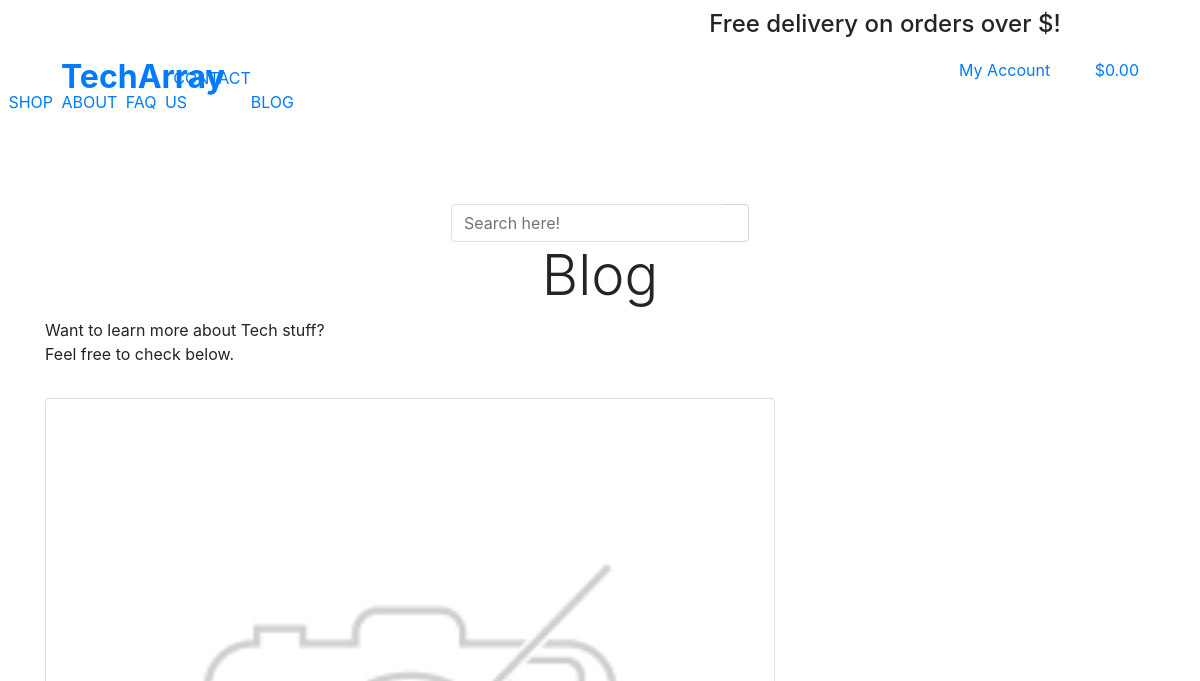
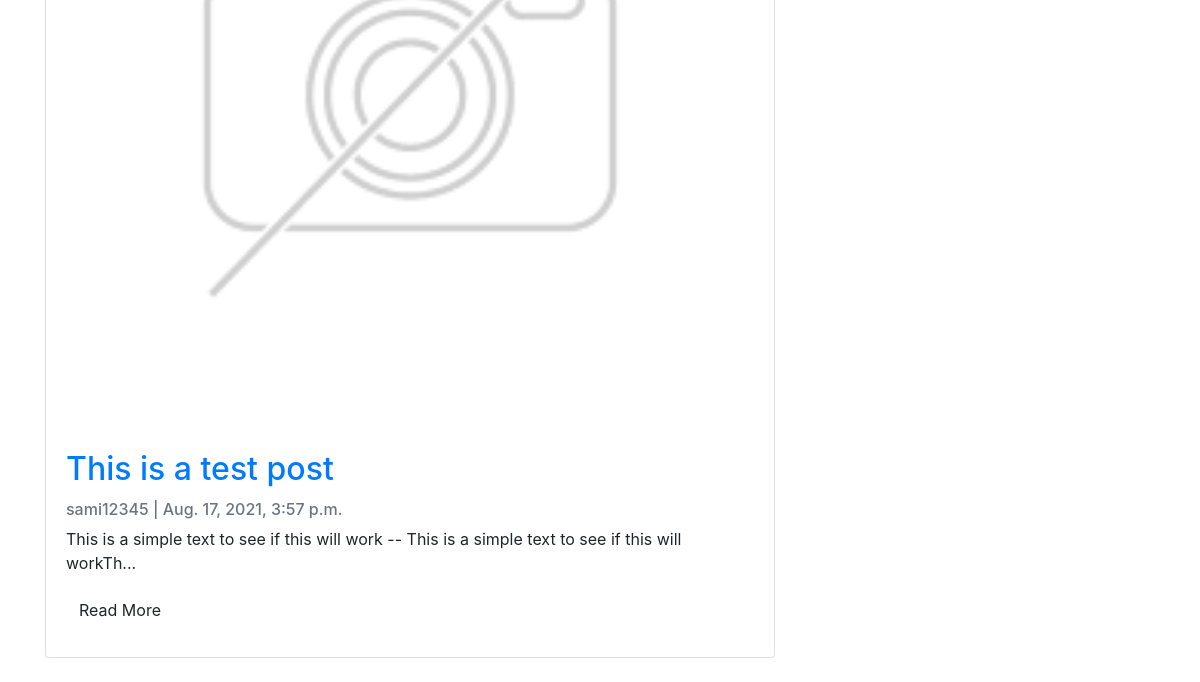
The page /blog/ on the database as committed earlier (2 pictures, top to bottom).
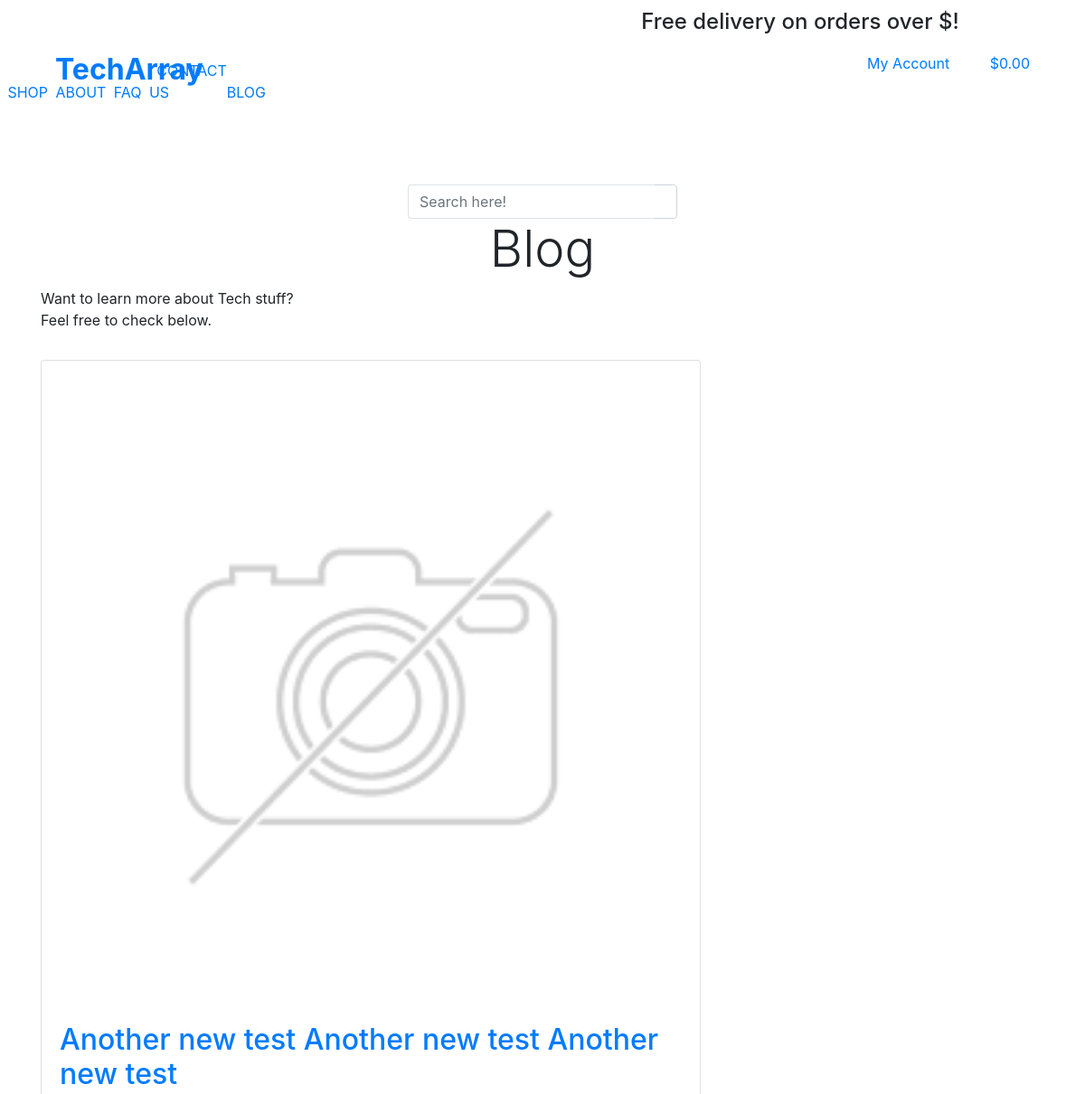
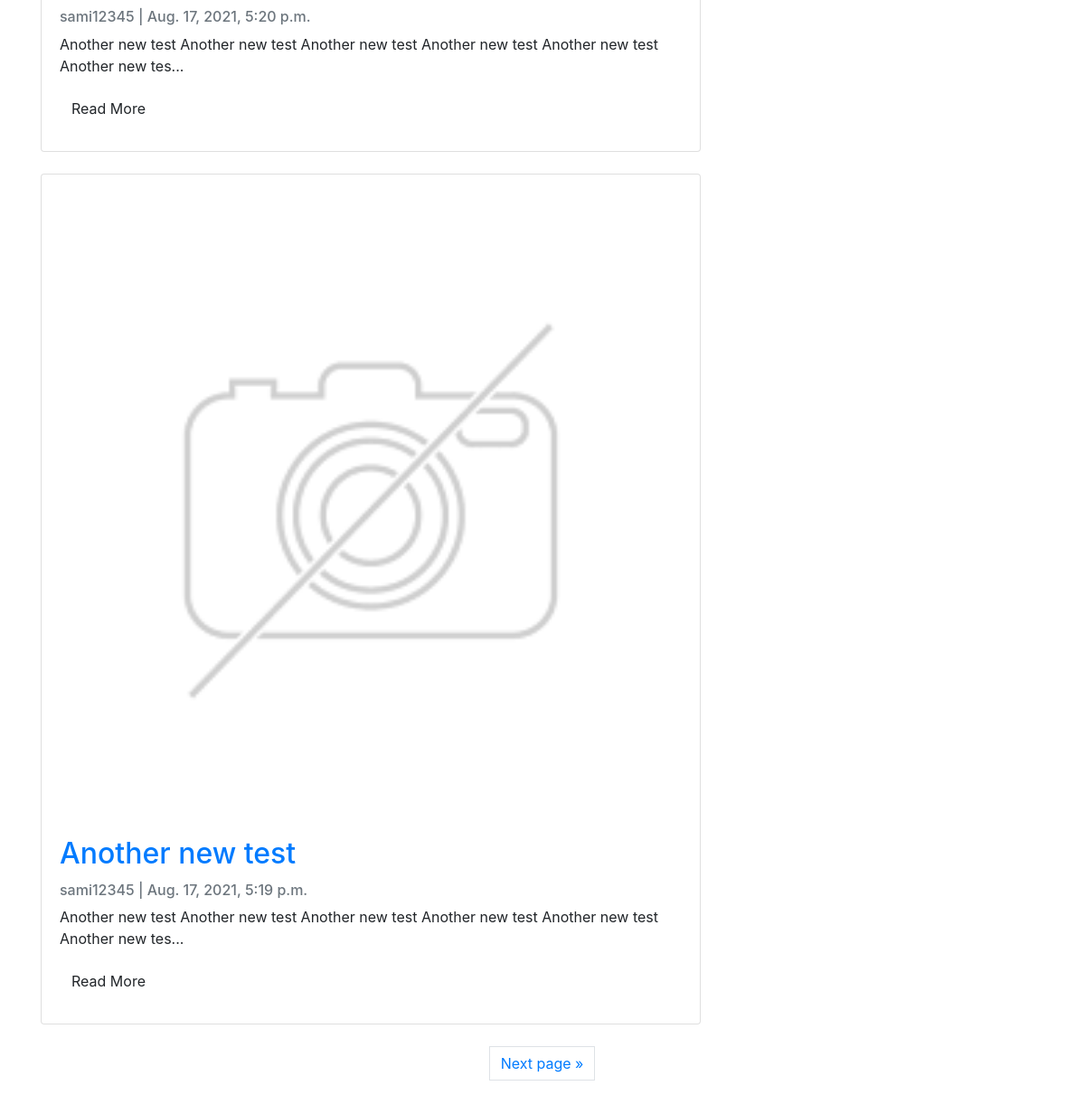
The same page on the database as committed later (2 pictures, top to bottom).
### blog/models.py (models this page shows, shortened)
class Post(models.Model):
    title = models.CharField(max_length=200, unique=True)
    slug = models.SlugField(max_length=200, unique=True)
    author = models.ForeignKey(User, on_delete= models.CASCADE,related_name='blog_posts')
    updated_on = models.DateTimeField(auto_now= True)
    content = models.TextField()
    created_on = models.DateTimeField(auto_now_add=True)
    status = models.IntegerField(choices=STATUS, default=0)
    image_url = models.URLField(max_length=1024, null=True, blank=True)
    image = models.ImageField(null=True, blank=True)
    class Meta:
        ordering = ['-created_on']

### blog/views.py (the view)
# urls.py: path('', views.all_posts, name='blog'),
def all_posts(request):
    post_list = Post.objects.filter(status=1).order_by('-created_on')
    paginator = Paginator(post_list, 2)
    page = request.GET.get('page')
    try:
        post_list = paginator.page(page)
    except PageNotAnInteger:
        post_list = paginator.page(1)
    except EmptyPage:
        post_list = paginator.page(paginator.num_pages)
    context = {
        'blog_page': 'active',
        'page': page,
        'post_list': post_list,
    }
    return render(request, 'blog/blog.html', context)

### bag/contexts.py (called while the page is built, shortened)
def bag_contents(request):
    bag_items = []
    total = 0
    product_count = 0
    bag = request.session.get('bag', {})
    if total < settings.FREE_DELIVERY_THRESHOLD:
        delivery = total * Decimal(settings.STANDARD_DELIVERY_PERCENTAGE / 100)
        free_delivery_delta = settings.FREE_DELIVERY_THRESHOLD - total
    else:
        delivery = 0
        free_delivery_delta = 0
    grand_total = delivery + total
    context = {
        'bag_items': bag_items,
        'total': total,
        'product_count': product_count,
        'delivery': delivery,
        'free_delivery_delta': free_delivery_delta,
        'free_delivery_threshold': settings.FREE_DELIVERY_THRESHOLD,
        'grand_total': grand_total,
    }
    return context

### blog/templates/blog/blog.html (shortened to what this page needs)
{% extends "base.html" %}
{% load static %}
{% block content %}
<div class="jumbotron-section">
    <div class="row">
        <div class="col-12">
            <div class="">
                <h1 class="display-4 text-center">Blog</h1>
            </div>
        </div>
    </div>
</div>
<div class="container">
    <div class="row">
        <div class="col-12">
            <p>
                Want to learn more about Tech stuff?<br>
                Feel free to check below.
            </p>
        </div>
    </div>
</div>
<div class="container">
    <div class="row">
        <div class="col-md-8 mt-3 left">
            {% for post in post_list %}
            <div class="card mb-4">
                <div class="card-body mt-2 mb-2">
                    <a href="{% url 'post_detail' post.slug  %}">
                        {% if post.image %}
                        <img class="card-img-top mb-3" src="{{ MEDIA_URL }}noimage.png" alt="{{ post.title }}" />
                    </a>
                    {% endif %}
                    <a href="{% url 'post_detail' post.slug  %}">
                        <h2 class="card-title">{{ post.title }}</h2>
                    </a>
                    <p class="card-text text-muted h6">
                        {{ post.author }} | {{ post.created_on}}
                    </p>
                    <p class="card-text">{{ post.content|safe|slice:":100" }}...</p>
                    <a href="{% url 'post_detail' post.slug  %}" class="btn btn-yellow">Read More</a>
                </div>
            </div>
            {% endfor %}
        </div>
    </div>
</div>
<div>
    {% if post_list.has_other_pages %}
    <div aria-label="Page navigation conatiner">
      <ul class="pagination justify-content-center">
        {% if post_list.has_next %}
        <li>
          <a href="?page={{ post_list.next_page_number }}" class="page-link btn-secondary">
            Next page &raquo;</a
          >
        </li>
        {% endif %}
      </ul>
    </div>
  </div>
  {% endif %}
{% endblock %}

### templates/base.html (shortened to what this page needs)
{% load static %}
<!doctype html>
<html lang="en">
  <head>
    {% block corecss %}
        <link rel="stylesheet" href="https://stackpath.bootstrapcdn.com/bootstrap/4.4.1/css/bootstrap.min.css">
    {% endblock %}
    {% block extra_css %}
      <link rel="stylesheet" href="https://stackpath.bootstrapcdn.com/bootstrap/4.4.1/css/bootstrap.min.css">
      <link rel="stylesheet" href="{% static 'css/base.css' %}">
    {% endblock %}
  </head>
  <body>
    <header>
      <div id="delivery-banner" class="container">
        <div class="row">
            <div class="social_icons col-sm-12 col-lg-6">
                <ul>
                    <li><a href="https://www.facebook.com/" target="blank"></a></li>
                    <li><a href="https://twitter.com/" target="blank"></a></li>
                    <li><a href="https://www.instagram.com/" target="blank"></a></li>
                    <li><a href="https://www.instagram.com/" target="blank"></a></li>
                </ul>
                </div>
            <div class="col-sm-12 col-lg-6">
                <h4 class="free-delivery-text">Free delivery on orders over ${{ free_delivery_treshold }}!</h4>
            </div>
        </div>
        </div>
        <nav class="autohide navbar-expand-lg">
            <ul class="nav-links_wannabe">
                <li class="font-white-color"><a href="{% url 'products' %}">Shop</a></li>
                <li class="font-white-color"><a href="#">About</a></li>
                <li class="{{ application_page }}"><a href="{% url 'accordion' %}">FAQ</a></li>
                <li class="font-white-color"><a href="{% url 'contact' %}">Contact Us</a></li>
                <li class="font-white-color {{ blog_page }}"><a href="{% url 'blog' %}">Blog</a></li>
            </ul>
        </nav>
        <div class="container">
            <div class="row">
                <div class="col-sm-12 col-lg-6">
                    <a href="{% url 'home' %}" class="nav-link main-logo-link">
                        <h2 class="logo-font text-black my-0"><strong>TechArray</strong></h2>
                    </a>
                </div>
                    <div class="col-sm-12 col-lg-6">
                        <ul class="list-inline list-unstyled text-center text-lg-right my-0">
                            <li class="list-inline-item dropdown">
                                <a class="text-black nav-link" href="#" id="user-options" data-toggle="dropdown" aria-haspopup="true" aria-expanded="false">
                                    <div class="text-center">
                                        <p class="my-0">My Account</p>
                                    </div>
                                </a>
                            </li>
                            <li class="list-inline-item">
                                <a class="{% if grand_total %}text-info font-weight-bold{% else %}text-black{% endif %} nav-link" href="{% url 'view_bag' %}">
                                    <div class="text-center">
                                        <p class="my-0">
                                            {% if grand_total %}
                                                ${{ grand_total|floatformat:2 }}
                                            {% else %}
                                                $0.00
                                            {% endif %}
                                        </p>
                                    </div>
                                </a>
                            </li>
                        </ul>
                    </div>
                </div>
            </div>
        <form method="GET" action="{% url 'products' %}" class="search-site-form">
            <div class="input-group">
                <input class="form-control py-2 border-right-0 border" name="q" type="search" placeholder="Search here!" id="example-search-input">
                <span class="input-group-append">
                    <div class="input-group-text bg-transparent"></div>
                </span>
            </div>
        </form>
    </header>
    {% block content %}
    {% endblock %}
  </body>
</html>

### static/css/base.css (style rules this page uses)
* { margin: 0; padding: 0; }
body { overflow-x: hidden; }
nav { height: 6rem; width: 200px; background-color: transparent; display: flex; position: fixed; z-index: 10; }
.nav-links_wannabe { display: flex; list-style: none; width: 88vw; padding: 0 0.7vw; justify-content: center; align-items: center; text-transform: uppercase; }
.nav-links_wannabe li a { text-decoration: none; margin: 0 0.7vw; }
.nav-links_wannabe li { position: relative; }
.nav-links_wannabe li a::before { content: ""; display: block; height: 3px; width: 0%; background-color: #61DAFB; position: absolute; transition: all ease-in-out 250ms; margin: 0 0 0 10%; }
.social_icons { text-align: center; padding-top: 10px; }
.social_icons ul li { list-style: none; display: inline-block; }
.social_icons ul li a { padding: 8px; color: #378bdf; }
.free-delivery-text { padding-top: 10px; text-align: center; }
.search-site-form { display: grid; align-items: center; justify-content: center; padding-top: 100px; }

Rows that differ between the two databases and show on the page:
no longer on this page (row unchanged): Post: title "This is a test post", author "sami12345", created_on "Aug. 17, 2021, 3:57 p.m.", content "This is a simple text to see if this will work -- This is a simple text to see if this will workTh"
added Post: title "Another new test Another new test Another new test", author "sami12345", created_on "Aug. 17, 2021, 5:20 p.m.", content "Another new test Another new test Another new test Another new test Another new test Another new tes"
added Post: title "Another new test", author "sami12345", created_on "Aug. 17, 2021, 5:19 p.m.", content "Another new test Another new test Another new test Another new test Another new test Another new tes"
Other text that changed with them:
text now shown: "Next page »"
